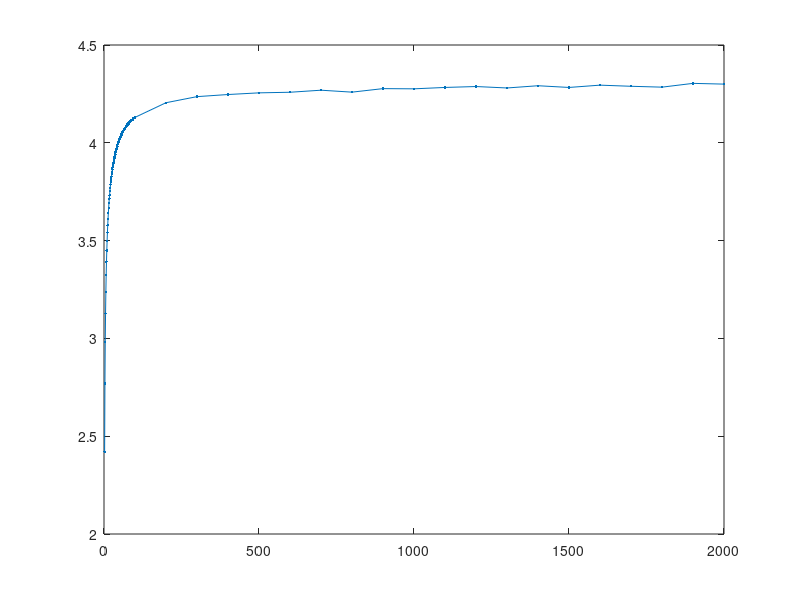

This chart was generated by the following MATLAB code: (Note: this script raises an error after producing the figure.)
clear 
close all

% Pop size
N = 1e4;

% Number of "bins" (range)
nBins = [2:100, 200:100:2000];

% SD of activity distribution (log scale)
sigma = 1;

% Activity vector
activity = lognrnd(0, sigma, 1, N);

% Full contact matrix (one row/col per individual)
M = activity.*(activity')/sum(activity);

% Dominant eigenvalue of M ('true' matrix)
lambdaTrue = eigs(M, 1);

nTries = length(nBins);
lambdaBinned = zeros(1, nTries);
% Loop through different numbers of bins
for iTry = 1:nTries
    % Find quantiles of activity levels to define bin edges
    qt = 0:(1/nBins(iTry)):1;
    activityQuantiles = quantile(activity, qt);
    activityBinMean = zeros(1, nBins(iTry));
    % Find the mean activity level with each bin
    for iBin = 1:nBins(iTry)
        inBinFlag = activity >= activityQuantiles(iBin) & activity < activityQuantiles(iBin+1);
        activityBinMean(iBin) = mean(activity(inBinFlag)); 
    end
    % Form the binned contact matrix and find its dominant eigenvalue
    Mbinned = activityBinMean.*(activityBinMean')/sum(activityBinMean);
    lambdaBinned(iTry) = eigs(Mbinned, 1);
end


figure;
plot(nBins, lambdaBinned, '.-')
yline(lambdaTrue, 'r--')
xlabel('number of bins')
ylabel('dominant eigenvalue')
title(sprintf('dominant eigenvalue vs number of bins (proportionate mixing, pop size N=%i)', N))
legend('binned', '"true" value', 'Location', 'southeast')
grid on

